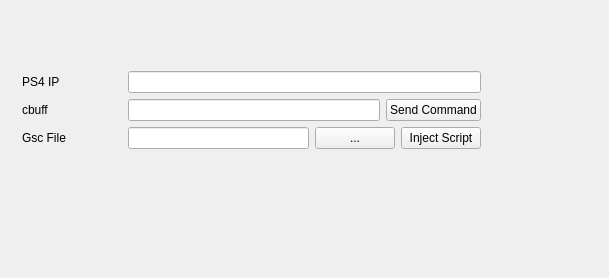
<?xml version="1.0" encoding="UTF-8"?>
<ui version="4.0">
 <class>BO6PS4WidgetClass</class>
 <widget class="QWidget" name="BO6PS4WidgetClass">
  <property name="geometry">
   <rect>
    <x>0</x>
    <y>0</y>
    <width>609</width>
    <height>278</height>
   </rect>
  </property>
  <property name="minimumSize">
   <size>
    <width>400</width>
    <height>0</height>
   </size>
  </property>
  <property name="windowTitle">
   <string>Black Ops 6 PS4 Pre-Alpha</string>
  </property>
  <widget class="QWidget" name="layoutWidget">
   <property name="geometry">
    <rect>
     <x>11</x>
     <y>60</y>
     <width>481</width>
     <height>131</height>
    </rect>
   </property>
   <layout class="QVBoxLayout" name="mainLayout">
    <item>
     <layout class="QHBoxLayout" name="horizontalLayout">
      <item>
       <widget class="QLabel" name="label">
        <property name="minimumSize">
         <size>
          <width>100</width>
          <height>0</height>
         </size>
        </property>
        <property name="text">
         <string>PS4 IP</string>
        </property>
       </widget>
      </item>
      <item>
       <widget class="QLineEdit" name="ps4ipEdit"/>
      </item>
     </layout>
    </item>
    <item>
     <layout class="QHBoxLayout" name="horizontalLayout_2">
      <item>
       <widget class="QLabel" name="label_2">
        <property name="minimumSize">
         <size>
          <width>100</width>
          <height>0</height>
         </size>
        </property>
        <property name="text">
         <string>cbuff</string>
        </property>
       </widget>
      </item>
      <item>
       <widget class="QLineEdit" name="cbuffEdit"/>
      </item>
      <item>
       <widget class="QPushButton" name="cbuffButton">
        <property name="text">
         <string>Send Command</string>
        </property>
       </widget>
      </item>
     </layout>
    </item>
    <item>
     <layout class="QHBoxLayout" name="horizontalLayout_3">
      <item>
       <widget class="QLabel" name="label_3">
        <property name="minimumSize">
         <size>
          <width>100</width>
          <height>0</height>
         </size>
        </property>
        <property name="text">
         <string>Gsc File</string>
        </property>
       </widget>
      </item>
      <item>
       <widget class="QLineEdit" name="gscPathEdit"/>
      </item>
      <item>
       <widget class="QPushButton" name="openPathButton">
        <property name="text">
         <string>...</string>
        </property>
       </widget>
      </item>
      <item>
       <widget class="QPushButton" name="injectButton">
        <property name="text">
         <string>Inject Script</string>
        </property>
       </widget>
      </item>
     </layout>
    </item>
    <item>
     <widget class="QLabel" name="logLabel">
      <property name="text">
       <string/>
      </property>
      <property name="alignment">
       <set>Qt::AlignmentFlag::AlignCenter</set>
      </property>
     </widget>
    </item>
   </layout>
  </widget>
 </widget>
 <layoutdefault spacing="6" margin="11"/>
 <resources/>
 <connections/>
</ui>
